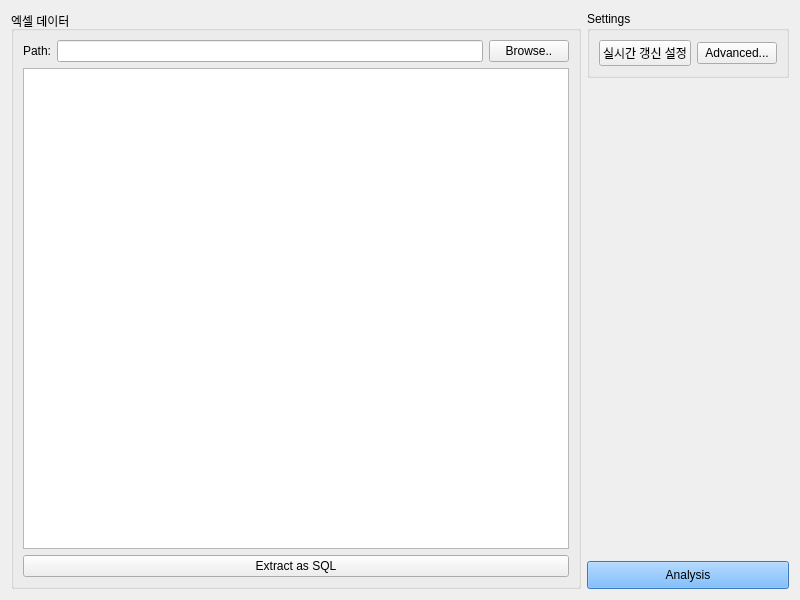
<?xml version="1.0" encoding="UTF-8"?>
<ui version="4.0">
 <class>initWindow</class>
 <widget class="QWidget" name="initWindow">
  <property name="geometry">
   <rect>
    <x>0</x>
    <y>0</y>
    <width>800</width>
    <height>600</height>
   </rect>
  </property>
  <property name="windowTitle">
   <string>Water Analysis</string>
  </property>
  <layout class="QHBoxLayout" name="horizontalLayout_2">
   <item>
    <widget class="QGroupBox" name="groupBox">
     <property name="title">
      <string>엑셀 데이터</string>
     </property>
     <layout class="QVBoxLayout" name="verticalLayout_2" stretch="0,1">
      <item>
       <layout class="QHBoxLayout" name="horizontalLayout" stretch="0,1,0">
        <property name="sizeConstraint">
         <enum>QLayout::SetMinimumSize</enum>
        </property>
        <item>
         <widget class="QLabel" name="path_label">
          <property name="text">
           <string>Path:</string>
          </property>
         </widget>
        </item>
        <item>
         <widget class="QLineEdit" name="file_browse_edit"/>
        </item>
        <item>
         <widget class="QPushButton" name="file_browse_button">
          <property name="text">
           <string>Browse..</string>
          </property>
         </widget>
        </item>
       </layout>
      </item>
      <item>
       <layout class="QVBoxLayout" name="verticalLayout_3" stretch="0,0">
        <property name="sizeConstraint">
         <enum>QLayout::SetMinAndMaxSize</enum>
        </property>
        <item>
         <widget class="QTableView" name="excel_view"/>
        </item>
        <item>
         <widget class="QPushButton" name="excel_to_sql_button">
          <property name="text">
           <string>Extract as SQL</string>
          </property>
         </widget>
        </item>
       </layout>
      </item>
     </layout>
    </widget>
   </item>
   <item>
    <layout class="QVBoxLayout" name="verticalLayout">
     <item>
      <widget class="QGroupBox" name="SettingGroup">
       <property name="sizePolicy">
        <sizepolicy hsizetype="Minimum" vsizetype="Preferred">
         <horstretch>0</horstretch>
         <verstretch>0</verstretch>
        </sizepolicy>
       </property>
       <property name="title">
        <string>Settings</string>
       </property>
       <layout class="QHBoxLayout" name="horizontalLayout_3">
        <item>
         <widget class="QPushButton" name="update_setting_button">
          <property name="text">
           <string>실시간 갱신 설정</string>
          </property>
         </widget>
        </item>
        <item>
         <widget class="QPushButton" name="advanced_setting_button">
          <property name="text">
           <string>Advanced...</string>
          </property>
         </widget>
        </item>
       </layout>
      </widget>
     </item>
     <item>
      <widget class="QLabel" name="analysis_text">
       <property name="text">
        <string/>
       </property>
      </widget>
     </item>
     <item>
      <spacer name="verticalSpacer">
       <property name="orientation">
        <enum>Qt::Vertical</enum>
       </property>
       <property name="sizeHint" stdset="0">
        <size>
         <width>20</width>
         <height>40</height>
        </size>
       </property>
      </spacer>
     </item>
     <item>
      <widget class="QPushButton" name="analysis_button">
       <property name="sizePolicy">
        <sizepolicy hsizetype="Preferred" vsizetype="Maximum">
         <horstretch>0</horstretch>
         <verstretch>0</verstretch>
        </sizepolicy>
       </property>
       <property name="minimumSize">
        <size>
         <width>14</width>
         <height>28</height>
        </size>
       </property>
       <property name="styleSheet">
        <string notr="true">background-color: rgb(85, 170, 255);</string>
       </property>
       <property name="text">
        <string>Analysis</string>
       </property>
      </widget>
     </item>
    </layout>
   </item>
  </layout>
 </widget>
 <resources/>
 <connections/>
</ui>
